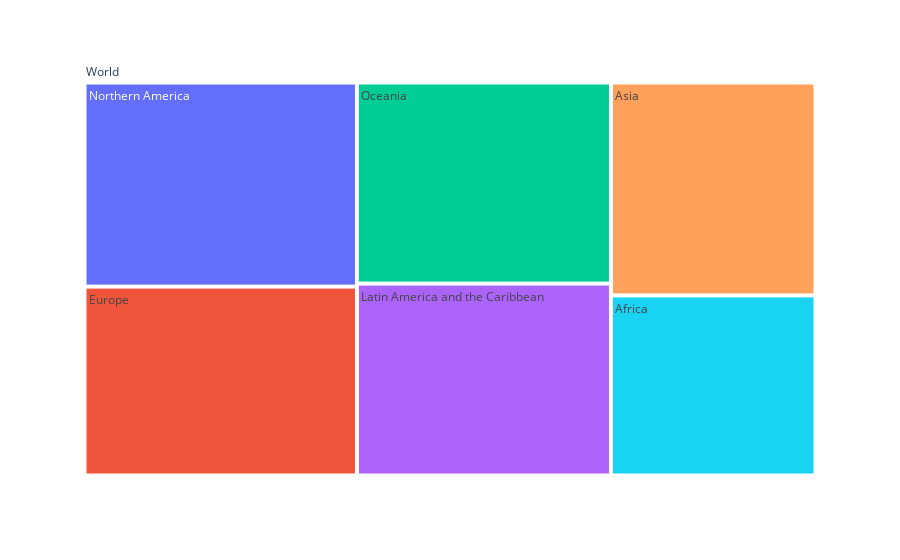

The cell this chart's notebook holds for it:
### Code cell
import plotly.express as px
import pandas as pd
mundo = ['World','World','World','World','World','World']
selecao = pd.DataFrame(dict(continentes=continentes,mundo=mundo,idade=idade))
fig = px.treemap(selecao, path=[mundo,continentes], values=idade)
fig.show()

### Figure 1 — Plotly figure (JSON) as saved in the notebook; plotly's stock layout.template omitted (floating-point values rounded to 4 significant figures)
{"data": [{"branchvalues": "total", "domain": {"x": [0, 1], "y": [0, 1]}, "hovertemplate": "labels=%{label}<br>value=%{value}<br>parent=%{parent}<br>id=%{id}<extra></extra>", "ids": ["World/Africa", "World/Asia", "World/Europe", "World/Latin America and the Caribbean", "World/Northern America", "World/Oceania", "World"], "labels": ["Africa", "Asia", "Europe", "Latin America and the Caribbean", "Northern America", "Oceania", "World"], "name": "", "parents": ["World", "World", "World", "World", "World", "World", ""], "type": "treemap", "values": [49.17, 58.14, 68.7, 65.06, 74.23, 68.17, 383.5]}], "layout": {"legend": {"tracegroupgap": 0}, "margin": {"t": 60}}}
